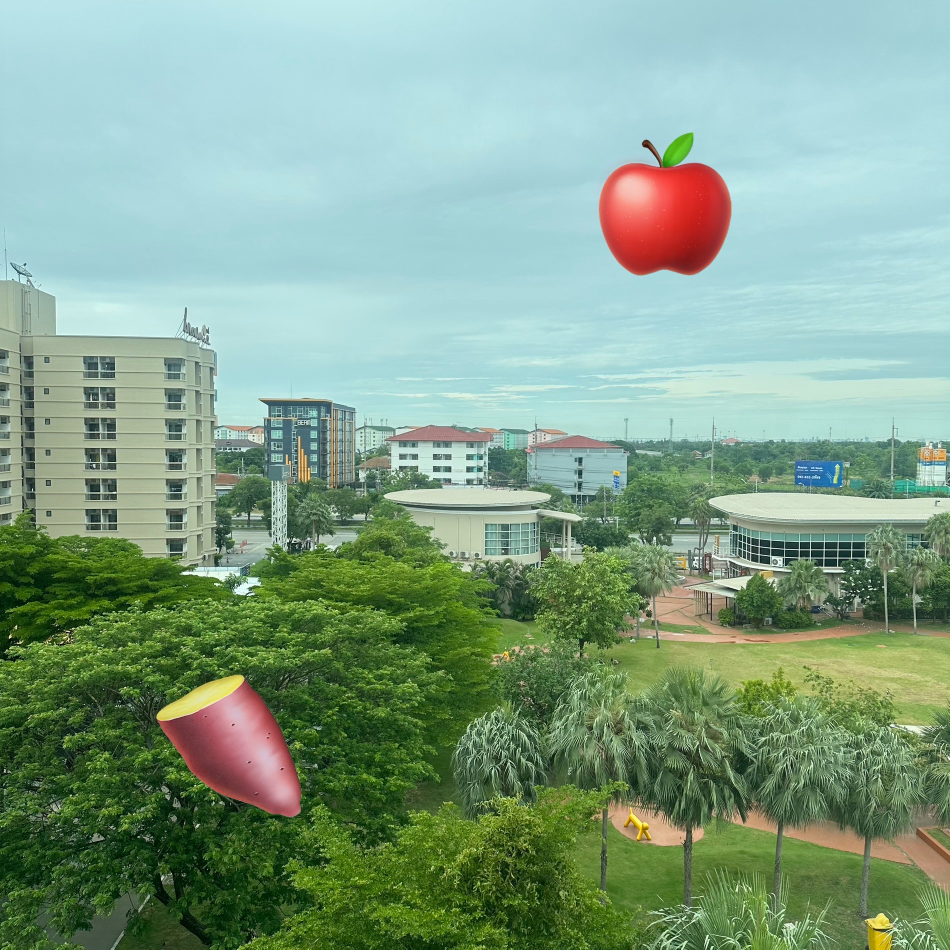
#> input picture sample-images/view.jpg, 1899 x 1899 px, found by its file name (shown at 1/2 size)
$ python ex7-histogram-equalization.py
#> lines starting #> are read from the running program, lines starting #| are printed output that depends on the picture
import cv2 as cv
import numpy as np
import os
import matplotlib.pyplot as plt

# Paths
input_path = 'sample-images/'
output_path = 'image-processing/filters/'

# Read and resize the image
img = cv.imread(os.path.join(input_path, 'view.jpg'), cv.COLOR_BGR2RGB)
#> img is the input picture: shape (1899, 1899, 3); mean B, G, R 136.8, 160.7, 130.3

l = 1000
img = cv.resize(img, (l, l))
#> img: shape (1000, 1000, 3)

red = np.zeros((l, l, 1))
green = np.zeros((l, l, 1))
blue = np.zeros((l, l, 1))

for i in range(img.shape[0]):
    for j in range(img.shape[1]):
        red[i, j] = img[i, j, 0] + (red[i, j-1] if j-1 >= 0 else 0)
        green[i, j] = img[i, j, 1] + (green[i, j-1] if j-1 >= 0 else 0)
        blue[i, j] = img[i, j, 2] + (blue[i, j-1] if j-1 >= 0 else 0)
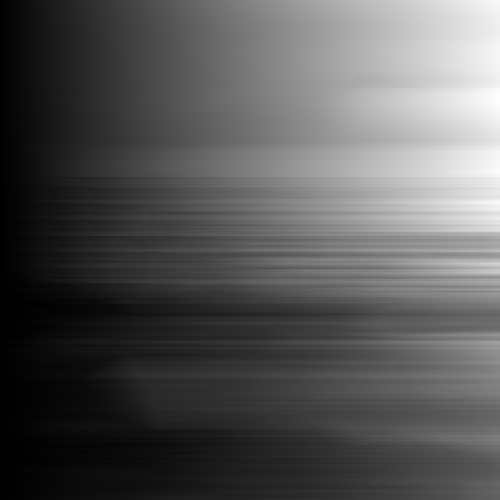
#> blue: shape (1000, 1000, 1) float64 (shown at 1/2 size); min 0, max 182676, mean 62240.7; drawn with min black and max white
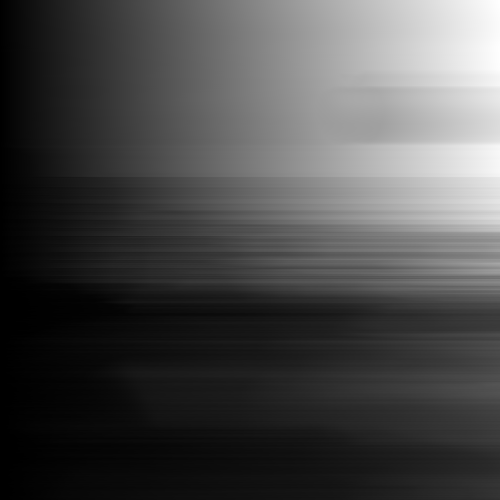
#> red: shape (1000, 1000, 1) float64 (shown at 1/2 size); min 0, max 226175, mean 65671.6; drawn with min black and max white

# [20 lines of commented-out code are left out]
fig, ax = plt.subplots()


# tuple to select colors of each channel line
colors = ("red", "green", "blue")

# create the histogram plot, with three lines, one for
# each color
fig, ax = plt.subplots()
ax.set_xlim([0, 256])
for channel_id, color in enumerate(colors):
    histogram, bin_edges = np.histogram(
        img[:, :, channel_id], bins=256, range=(0, 256)
    )
    ax.plot(bin_edges[0:-1], histogram, color=color)

ax.set_title("Color Histogram")
ax.set_xlabel("Color value")
ax.set_ylabel("Pixel count")

ax.imshow(img)
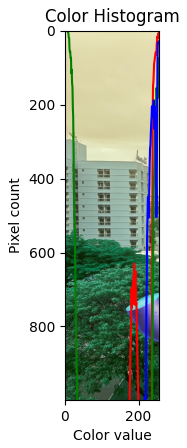
#> figure drawn by matplotlib, 1 panel; B, G, R data is drawn as R, G, B

$ run again, with sample-images/dog.jpg copied over sample-images/view.jpg
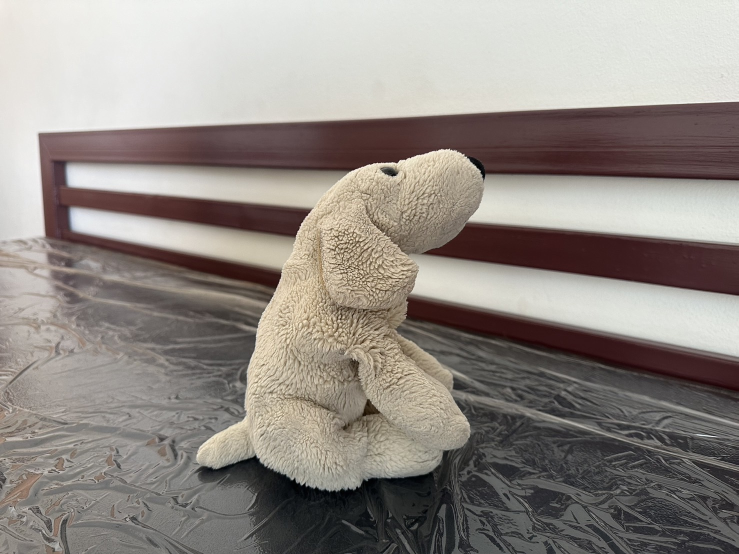
#> input picture sample-images/dog.jpg, 1477 x 1108 px, found by its file name (shown at 1/2 size)
#> img is the input picture: shape (1108, 1477, 3); mean B, G, R 133.5, 139.1, 146
#> img: shape (1000, 1000, 3)
#> after the loop `for i in range(img.shape[0]):`:
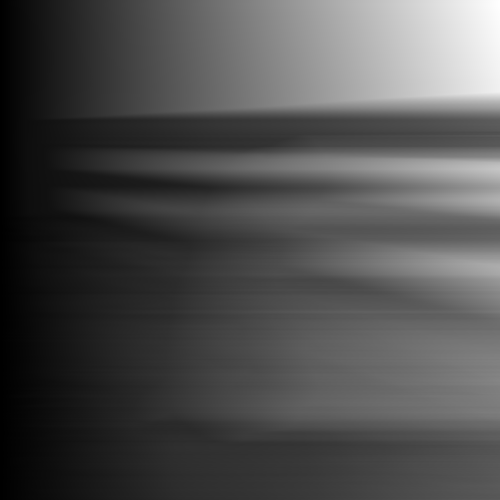
#> red: shape (1000, 1000, 1) float64 (shown at 1/2 size); min 54, max 229371, mean 70581.7; drawn with min black and max white
#> `ax.imshow(img)`:
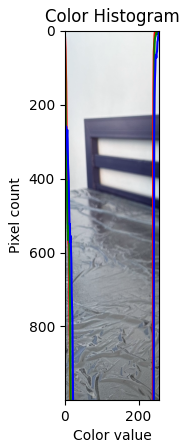
#> figure drawn by matplotlib, 1 panel; B, G, R data is drawn as R, G, B
